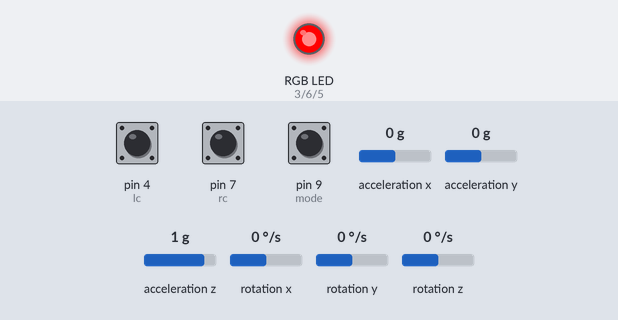
Simulated run of this sketch. Board: Arduino Uno, built with avr-gcc and run on an emulated ATmega328P. Parts: an RGB LED mixed from three pins (HIGH = lit). Dashed ring = blinking. The test bench sets the inputs (shaded band); at power-on: pin 9 (mode) HIGH, pin 4 (lc) HIGH, pin 7 (rc) HIGH, acceleration x 0 g, acceleration y 0 g, acceleration z 1 g, rotation x 0 °/s, rotation y 0 °/s, rotation z 0 °/s.

Above: at 1.2 s.
1.3 s: pin 9 (mode) pulled LOW for 1 s
At 3.5 s:
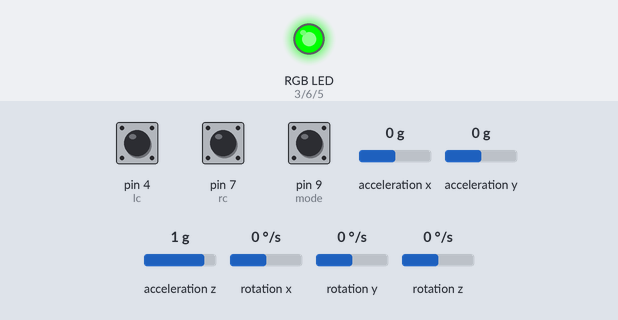
3.9 s: pin 9 (mode) pulled LOW for 0.15 s
At 4.7 s:
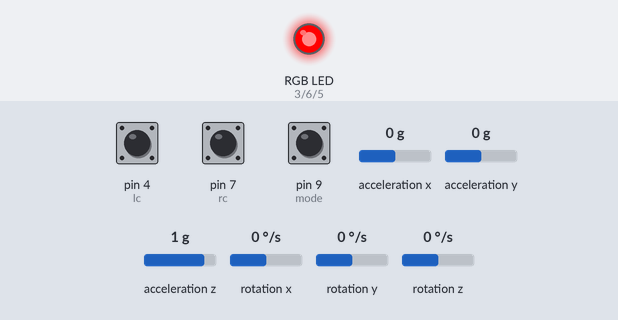
5.6 s: pin 9 (mode) pulled LOW for 3.2 s
At 9.2 s:
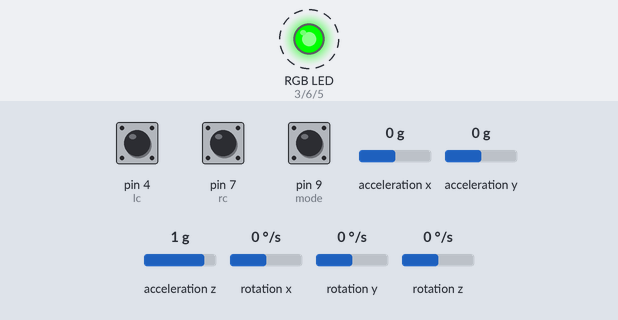
Timing chart, 0 to 10.7 s (numbered marks = the images above; inputs shaded):
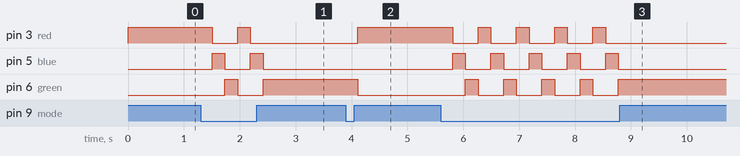

The sketch:

Gesture.ino
```cpp
#include <Wire.h>
#include <I2Cdev.h>
#include <MPU6050.h>
#include <SoftwareSerial.h>
int lc=4,rc=7,red=3,blue=5,green=6,tab=8,mode=9;//Left click on pin 4.Right Click on pin 7.Rgb on pin 3 5 6.
SoftwareSerial HC12(10,11);
MPU6050 mpu;
int16_t ax, ay, az, gx, gy, gz;
int m,vx,vy,lcv=0,rcv=0,modev,tabs,modec=0;

void mpccontrol()
{
  HC12.println("#");
  if(digitalRead(lc)==HIGH)
  {
  lcv=0;
  }
  else
  {
  lcv=1;
  }
  if(digitalRead(rc)==HIGH)
  lcv=0;
  else
  lcv=1;
HC12.print("X");
  HC12.print(vx);
  HC12.print("Y");
  HC12.print(vy);
  HC12.print("L");
  HC12.print(lcv);//1 means pressed
  HC12.print("R");
  HC12.print(rcv);
  HC12.println();
  delay(80);
}

void mousecontrol()
{
  HC12.println("@");
  if(digitalRead(lc)==HIGH)
  {
  lcv=0;
  }
  else
  {
  lcv=1;
  }
  if(digitalRead(rc)==HIGH)
  {
  rcv=0;
  }
  else
  {
  rcv=1;
  }
  HC12.print("X");
  HC12.print(vx);
  HC12.print("Y");
  HC12.print(vy);
  HC12.print("L");
  HC12.print(lcv);//1 means pressed
  HC12.print("R");
  HC12.print(rcv);
  HC12.println();
  delay(80);
}

void pptcontrol()
{
  HC12.println("!");
  if(digitalRead(lc)==HIGH)
  {
  lcv=0;
  }
  else
  {
  lcv=1;
  }
  if(digitalRead(rc)==HIGH)
  {
  rcv=0;
  }
  else
  {
  rcv=1;
  }
  HC12.print("X");
  HC12.print(vx);
  HC12.print("Y");
  HC12.print(vy);
  HC12.print("L");
  HC12.print(lcv);//1 means pressed
  HC12.print("R");
  HC12.print(rcv);
  HC12.println();
  delay(80);
}

void setup() {
  Wire.begin();
  pinMode(lc,INPUT_PULLUP);
  pinMode(rc,INPUT_PULLUP);
  pinMode(red,OUTPUT);
  pinMode(blue,OUTPUT);
  pinMode(green,OUTPUT);
  pinMode(tab,INPUT_PULLUP);
  pinMode(mode,INPUT_PULLUP);
  HC12.begin(9600);
  mpu.initialize();
  if (!mpu.testConnection()) { while (1); }
}

void loop() {
  mpu.getMotion6(&ax, &ay, &az, &gx, &gy, &gz);
  vx = (gx+15)/150;
  vy = -(gz-100)/150;
  modev=digitalRead(mode);
  if(modev==LOW)
  {
  modec++;
  delay(130);
  }
  m=modec%3;//m=0 for mouse,m=1 for mpc,2 for off
  switch(m)
  {
  case 0 : {
  analogWrite(red,255);
  analogWrite(green,0);
  analogWrite(blue,0);
    mousecontrol();
    break;
    }
  case 1 : {
  analogWrite(red,0);
  analogWrite(green,0);
  analogWrite(blue,255);
  mpccontrol();
    break;
  }
    case 2 : {
  analogWrite(red,0);
  analogWrite(green,255);
  analogWrite(blue,0);
  pptcontrol();
    break;
  }

  }//end of mode switch
}
```

Measured:
- after the input at 1.3 s, pin 3 (red): HIGH → LOW after 0.21 s, → HIGH 0.46 s later, → LOW 0.23 s later; pin 5 (blue): alternates HIGH for 0.23 s and LOW for 0.46 s, 4 changes in all, then stays LOW, starting after 0.21 s; pin 6 (green): LOW → HIGH after 0.43 s, → LOW 0.23 s later, → HIGH 0.46 s later
- after the input at 3.9 s, pin 3 (red): LOW → HIGH after 0.21 s; pin 6 (green): HIGH → LOW after 0.21 s
- after the input at 5.6 s, pin 3 (red): alternates HIGH for 0.23 s and LOW for 0.46 s, 9 changes in all, then stays LOW, starting after 0.21 s; pin 5 (blue): alternates HIGH for 0.23 s and LOW for 0.46 s, 10 changes in all, then stays LOW, starting after 0.21 s
